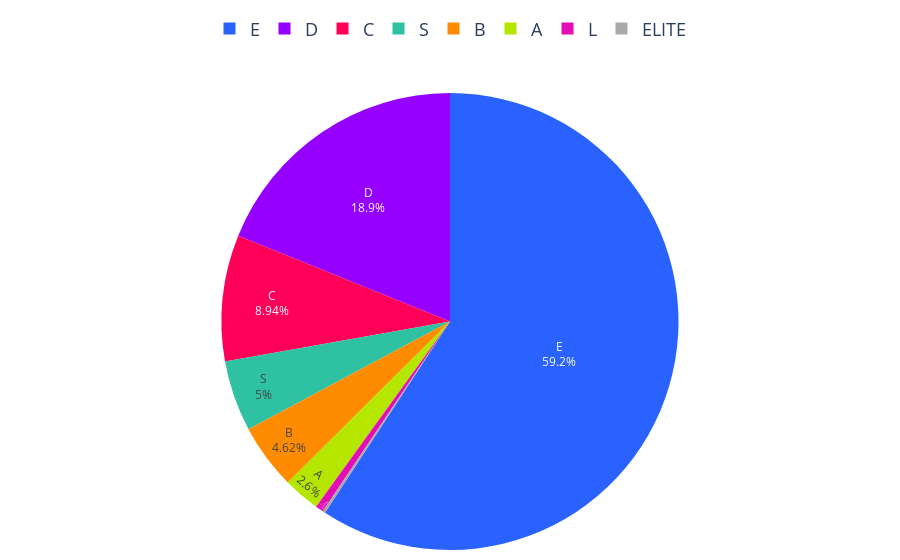

Source (notebook cell):
### Code cell
# Datos proporcionados
colores = ['#2962ff', '#9500ff', '#ff0059', '#ff8c00', '#b4e600', '#2EC2A2', '#E50CB6', '#A9A9A9']  # Añadimos gris

porcentajes = creditos_segmentos_2024['Porcentaje']
labels = creditos_segmentos_2024['Segmento']

# Asignar un color gris para los segmentos que no tengan porcentaje
# Crear un diccionario de colores con todos los segmentos, asignando gris a los que no tienen porcentaje
colores_segmentos = {segmento: colores[i] if segmento in labels.values else '#A9A9A9' 
                     for i, segmento in enumerate(segmentos)}

# Ordenar los segmentos según el orden deseado
orden_segmentos = ["E", "D", "C", "B", "A", "S", "L", "ELITE"]

# Crear lista de colores y valores en el orden especificado
colores_ordenados = [colores_segmentos.get(segmento, '#A9A9A9') for segmento in orden_segmentos]
valores_ordenados = [porcentajes[labels == segmento].sum() if segmento in labels.values else 0 for segmento in orden_segmentos]

# Crear gráfico de pastel
fig = go.Figure(data=[go.Pie(
    labels=orden_segmentos, 
    values=valores_ordenados, 
    marker=dict(colors=colores_ordenados)
)])

# Configuración de texto dentro del gráfico
fig.update_traces(
    textinfo='percent+label',  # Mostrar porcentaje y etiquetas
    textposition='inside'     # Ubicar texto dentro de las secciones
)

# Configuración de la leyenda
fig.update_layout(
    margin=dict(l=10, r=10, t=10, b=10),  # Ajusta los márgenes
    legend=dict(                  # Personaliza la leyenda
        x=0.5,  # Posición horizontal centrada
        y=1.1,  # Posición vertical ajustada al top
        font=dict(size=18),  # Tamaño de la fuente
        xanchor='center',  # Ancla en el centro horizontal
        yanchor='bottom',  # Ancla en la parte inferior de la leyenda
        orientation='h'  # Cambiar orientación de la leyenda a horizontal
    ),
    xaxis=dict(tickangle=45),  # Ajusta el ángulo de los ticks en el eje X
    yaxis=dict(tickangle=45),   # Ajusta el ángulo de los ticks en el eje Y
    autosize=True,
    showlegend=True  # Mostrar la leyenda
)

# Función para exportar la gráfica como archivo HTML con configuración personalizada
def guardar_grafico_como_html(fig, nombre_archivo, carpeta='assets/graficas'):
    if not os.path.exists(carpeta):
        os.makedirs(carpeta)
    
    # Configuración para desactivar herramientas no deseadas
    config = {
        'displaylogo': False,  # Ocultar logo de Plotly
        'modeBarButtonsToRemove': [
            'toImage',       # Botón de guardar como imagen
            'resetScale2d',  # Reset de ejes (no aplica aquí, pero lo incluimos como ejemplo)
            'zoom2d',        # Botón de zoom
            'pan2d',         # Botón de desplazamiento
        ]
    }
    # Exportar el gráfico con configuración
    pio.write_html(fig, f'{carpeta}/{nombre_archivo}.html', config=config)

# Exportar el gráfico
guardar_grafico_como_html(fig, 'g_pie_dist_creditos_segmento_2024', carpeta='assets/graficas')

# Mostrar el gráfico
fig.show()

### Figure 1 — Plotly figure (JSON) as saved in the notebook; plotly's stock layout.template omitted (floating-point values rounded to 4 significant figures)
{"data": [{"labels": ["E", "D", "C", "B", "A", "S", "L", "ELITE"], "marker": {"colors": ["#2962ff", "#9500ff", "#ff0059", "#ff8c00", "#b4e600", "#2EC2A2", "#E50CB6", "#A9A9A9"]}, "textinfo": "percent+label", "textposition": "inside", "type": "pie", "values": [59.21, 18.87, 8.938, 4.622, 2.602, 5.005, 0.5663, 0.1837]}], "layout": {"autosize": true, "legend": {"font": {"size": 18}, "orientation": "h", "x": 0.5, "xanchor": "center", "y": 1.1, "yanchor": "bottom"}, "margin": {"b": 10, "l": 10, "r": 10, "t": 10}, "showlegend": true, "xaxis": {"tickangle": 45}, "yaxis": {"tickangle": 45}}}
